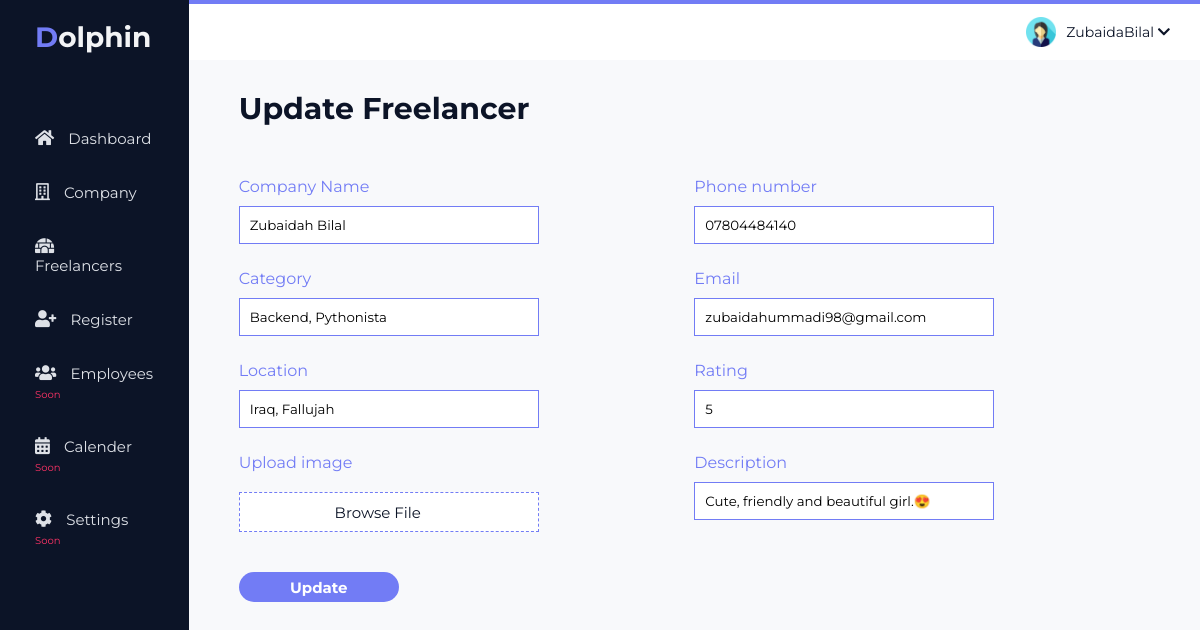
Screenshot of /editFreelancer/1 (signed in) with the database file from the repository.
### app.py (models this page shows, shortened)
class Freelancers(db.Model):
    __tablename__ = 'freelancers'
    id = db.Column(db.Integer, primary_key = True)
    name = db.Column(db.String(255))
    category = db.Column(db.String(255))
    location = db.Column(db.String(255))
    phone = db.Column(db.String(255))
    email = db.Column(db.String(255))
    description = db.Column(db.String(255))
    rating = db.Column(db.String(255))

### app.py (the view)
@app.route('/editFreelancer/<id>', methods = ['GET', 'POST'])
@login_required
def editfreelancer(id):
    freelancerDetails = Freelancers.query.filter_by(id=id).first_or_404()
    return render_template('updatefreelancer.html',freelancerDetails=freelancerDetails)

### app.py (called while the page is built)
@login_manager.user_loader
def load_user(user_id):
    return User.query.get(int(user_id))

### templates/updatefreelancer.html (shortened to what this page needs)
{% extends "layout.html" %}
    {% block head %}
    <link rel="stylesheet" href="../static/css/add-company.css">
    {% endblock %}
    {% block content %}
    <main>
        <div class="main-container">
            <div class="title">
                <h1>Update Freelancer</h1>
            </div>
            <form action="/updateFreelancer/{{freelancerDetails.id}}" method="POST" class="form-section">
                <div class="input-left">
                  <label for="company">Company Name</label>
                  <input name="name" type="text" id="company" value="{{freelancerDetails.name}}" />
                  <label for="category">Category</label>
                    <input name="category" id="category" type="text" value="{{freelancerDetails.category}}">
                    <label for="location">Location</label>
                    <input name = "location" type="text" id="location" placeholder="Iraq, Baghdad" value="{{freelancerDetails.location}}" >
                    <label for="real-file">Upload image</label>
                    <button type="button" id="custom-button">
                        Browse File
                    </button>
                </div>
                <div class="input-right">
                    <label for="phone">Phone number</label>
                    <input name="phone" type="text" id="phone" placeholder="07713522385" value="{{freelancerDetails.phone}}" >
                    <label for="email">Email</label>
                    <input name="email" type="email" id="email" placeholder="ahmed1@gmail.com" value="{{freelancerDetails.email}}" >
                    <label for="rating">Rating</label>
                    <input name="rating" type="text" id="rating" placeholder="1, 2, .. ,5" value="{{freelancerDetails.rating}}">
                    <label for="description">Description</label>
                    <input name="description" id="description" width="80" height="48" placeholder="Lorem Ipsum is simply dummy text of the printin and typesetting industry." value="{{freelancerDetails.description}}">
                  </div>
                  <button type="submit">Update</button>
                </form>
        </div>
    </main>
</div>
{% endblock %}

### static/css/shared-ui.css (style rules this page uses)
:root { --darkBlue: #0C1427; --mainContent: #F8F9FB; --lightPurple: #727CF5; --lightRed: #FF3366; --barsColor: #97A3B9; --yellow: #FBBC06; }
* { padding: 0; margin: 0; box-sizing: border-box; list-style: none; text-decoration: none; font-family: 'Montserrat', sans-serif; }
main { background: var(--mainContent); grid-area: main; overflow-y: auto; }
.main-container .title { margin-bottom: 50px; font-size: 15px; }
.main-container .title h1 { font-size: 30px; color: var(--darkBlue); }
.main-container { padding: 30px 50px; }

### static/css/add-company.css (style rules this page uses)
:root { --darkBlue: #0C1427; --mainContent: #F8F9FB; --lightPurple: #727CF5; --lightRed: #FF3366; --barsColor: #97A3B9; --yellow: #FBBC06; }
.form-section { display: grid; grid-template-columns: 1fr 1fr; }
label { display: block; margin-bottom: 10px; color: var(--lightPurple); }
input { width: 300px; padding: 10px; margin-bottom: 25px; border: 1px solid var(--lightPurple); outline: none; }
button { display: block; width: 160px; height: 30px; border: none; color: #fff; background-color: var(--lightPurple); border-radius: 30px; outline: none; margin: 20px 0; cursor: pointer; font-size: 15px; font-weight: bold; }
#custom-button { border: 1px dashed var(--lightPurple); border-radius: 0; width: 300px; padding: 19px; background-color: #FFF; color: var(--darkBlue); font-weight: normal; display: flex; justify-content: center; align-items: center; }
::placeholder { color: #C0C0C0; opacity: 0.4; }

### rows the page displays
Freelancers: name "Zubaidah Bilal", category "Backend, Pythonista", location "Iraq, Fallujah", phone "07804484140", email "zubaidahummadi98@gmail.com", rating "5", description "Cute, friendly and beautiful girl.😍"
